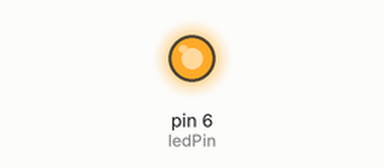
Recording of a sketch running on a simulated Arduino Uno, built with avr-gcc and run on an emulated ATmega328P. Parts: output pins drawn as LEDs (lit = HIGH).

Above: at 0.75 s.
At 36.2 s:
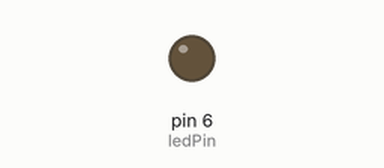
Timing chart, 0 to 39.5 s (numbered marks = the images above):
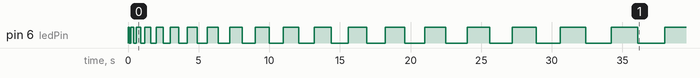

The sketch:

If_Statement.ino
```cpp
int ledPin = 6;
int delayPeriod = 100;

void setup()
{
  pinMode (ledPin, OUTPUT);
}

void loop()
{
  digitalWrite(ledPin, HIGH);
  delay(delayPeriod);
  digitalWrite(ledPin, LOW);
  delay(delayPeriod);
  delayPeriod = delayPeriod + 100;
  if (delayPeriod > 3000)
  {
    delayPeriod = 100;
  }
}
```

Measured:
- by itself, pin 6 (ledPin): LOW → HIGH at 0.00 s, → LOW 0.10 s later, → HIGH 0.10 s later, → LOW 0.20 s later, … (39 changes in this stretch)
